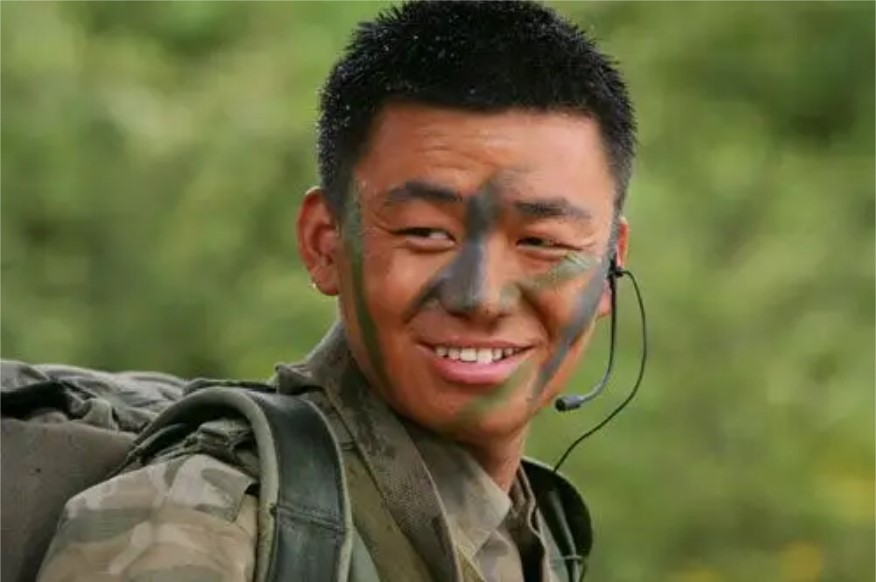
#> input picture bao.jpeg, 876 x 582 px
$ python '4-opencv人脸马赛克.py'
#> lines starting #> are read from the running program, lines starting #| are printed output that depends on the picture; after the words box and inside, x2 and y2 are one past the last pixel; in counts of white or black regions, pixels touching at a corner belong together
# 我一定会好好学习，认真对待研究生生涯中的每一个挑战，尽全力完成好每一项科研工作！
# 姓名：胡小格
# 开发时间：2022/10/29 16:37

import cv2
import numpy as np
if __name__ == '__main__':
    img = cv2.imread('./bao.jpeg')  # ./ 表示当前路径
#> img is the input picture: shape (582, 876, 3); mean B, G, R 64.2, 106, 105.9
    # 1、人为人脸定位（获取人脸坐标数据）
    # 人脸坐标左上角坐标(320,80),右下角(620,430) 在电脑自带的画图工具中查看 (x,y)-->(宽度,高度)
    # 2、切片获取人脸
    face = img[80:430, 320:620]  # opencv里(高度，宽度) 与画图工具中坐标显示不一样  把脸取下来
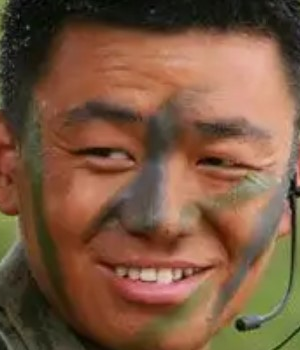
#> face: shape (350, 300, 3); mean B, G, R 63.9, 87.5, 122.4
    # img[80:430, 320:620] = face[:, :, ::-1]  # 将人脸颜色翻转
    # 间隔切片，重复，赋值
    face = face[::10, ::10]  # 每10个中取出一个像素-->马赛克
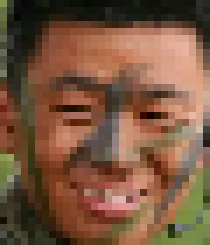
#> face: shape (35, 30, 3) (shown 7 times larger); mean B, G, R 63.4, 86.7, 121.6
    face = np.repeat(face, 10, axis=0)  # 行方向上重复10次
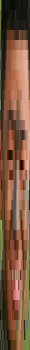
#> face: shape (350, 30, 3); mean B, G, R 63.4, 86.7, 121.6
    face = np.repeat(face, 10, axis=1)  # 列方向上取出10次 这两行代码为了与原图尺寸一致
#> face: shape (350, 300, 3)
    img[80:430, 320:620] = face  # 将打了马赛克的脸放回到图中 尺寸一致
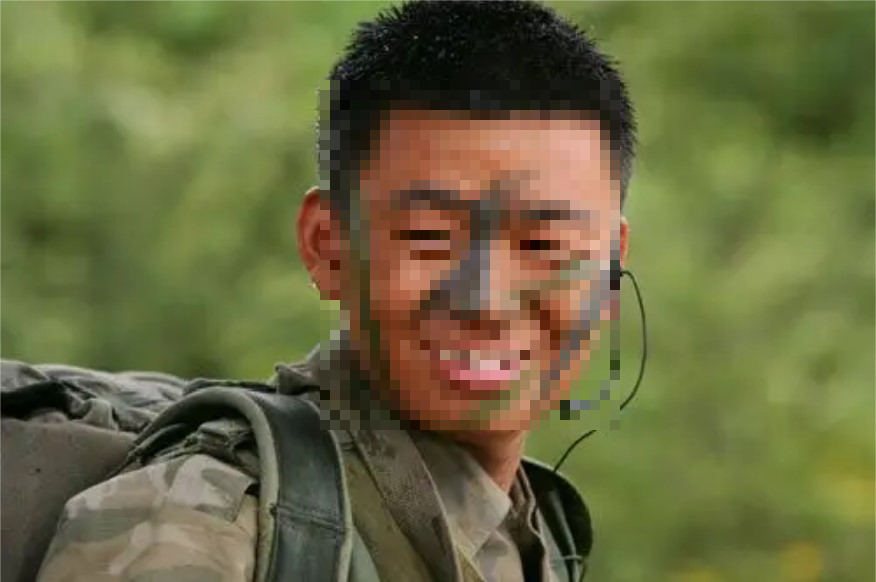
#> img: shape (582, 876, 3); mean B, G, R 64.1, 105.9, 105.8
    # cv2.imshow('bao_face', face)
    # 显示
    cv2.imshow('bao', img)
    cv2.waitKey()
    cv2.destroyAllWindows()

$ run again, with cat.jpeg copied over bao.jpeg
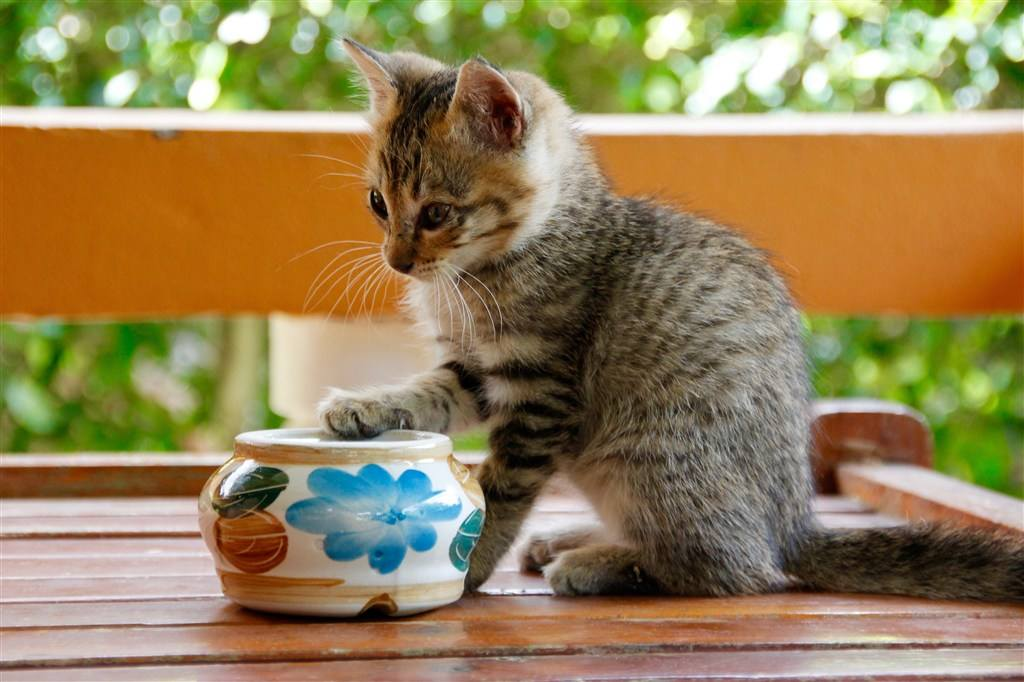
#> input picture cat.jpeg, 1024 x 682 px
#> img is the input picture: shape (682, 1024, 3); mean B, G, R 86.6, 129.3, 148.4
#> `face = np.repeat(face, 10, axis=1)`:
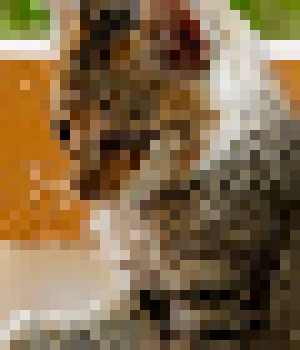
#> face: shape (350, 300, 3); mean B, G, R 72.3, 104.5, 128.9
#> `img[80:430, 320:620] = face`:
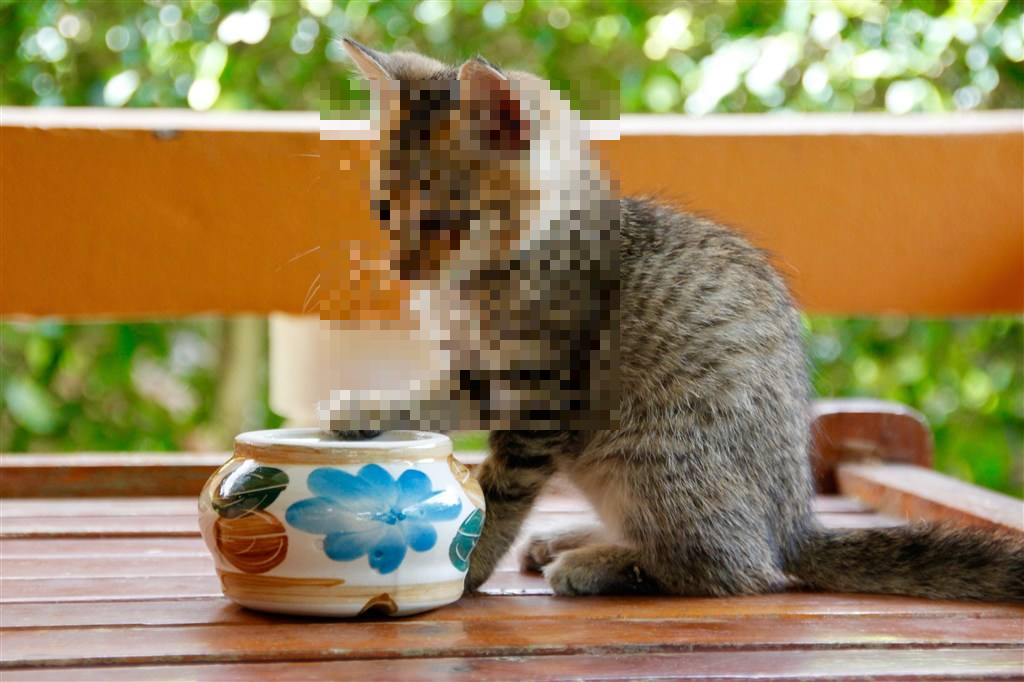
#> img: shape (682, 1024, 3); 14.74% of pixels changed, all inside (x1, y1, x2, y2) = (320, 80, 620, 430)
